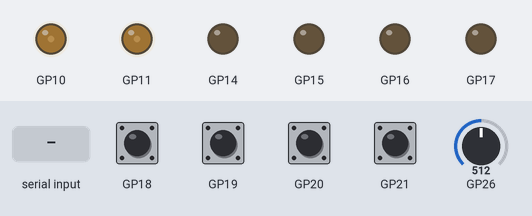
Bench run of a sketch on a simulated Raspberry Pi Pico. Shown: output pins drawn as LEDs (lit = HIGH). The test bench sets the inputs (shaded band); at power-on: GP18–21 HIGH, GP26 = 512. What the sketch prints to the serial monitor is not drawn.

Above: at 1.2 s.
1.3 s: "M\n" received over Serial
2.8 s: GP26 set to 535
At 4.0 s:
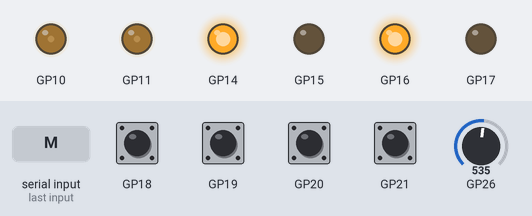
4.3 s: GP26 set to 656
7.3 s: GP26 set to 678
10.3 s: GP18 pulled LOW for 0.15 s
13.3 s: GP26 set to 306
At 14.7 s:
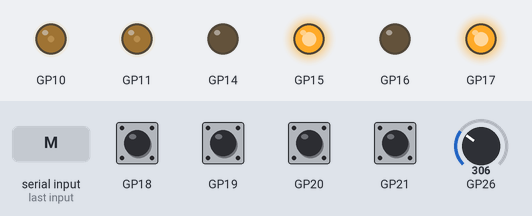
Timing chart, 0 to 22.5 s (numbered marks = the images above; inputs shaded):
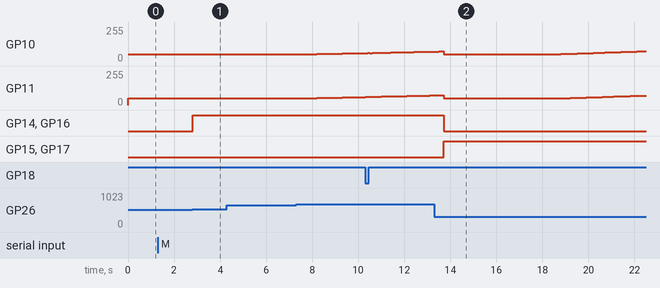

Measured:
- the behaviour switches between 523 and 524 on GP26 (found by bisection; images 0 and 1)
- after the input at 1.3 s, every drawn part: stays the same
- after the input at 2.8 s, GP14, GP16: LOW → HIGH at once
- after the input at 4.3 s, every drawn part: stays the same
- after the input at 13.3 s, GP14, GP16: HIGH → LOW after 0.41 s; GP15, GP17: LOW → HIGH after 0.41 s

The sketch:

Two_Arms_robat_position_controlling_04_02_04.ino
```cpp
//Ver 04_02_04 (developmpent Ver 04_02_03 to multiple motors - moving all motors in Manual, Auto/Parallel, and Auto/Sequential Modes) - moving PID factors
// into the class in order to be able define unic PID factors for each object (motor)
//Peiman Edalatjoo 94112 - HKA - February 2025
//peyman.edalatjoo@proton.me

#include <Arduino.h>
#include <pico/multicore.h>

#define MAX_SPEED 255    // Maximum PWM speed
#define PWM_MIN_SPEED 50  // Dead band of the motor compensation. Min value for PWM in order to make motors move!
#define ZERO_INTERPOLATION_FEED 50
#define PID_SAMPLE_TIME 100 // ms  // T = Sample period
#define BOUNCING 2 //based on sample time (this number * sample time), filter for arriving setpoint
#define POT_BOUNC_FILTER_NO   5 // POT_BOUNC_FILTER_NO * PID_SAMPLE_TIME msec. eg: 10*100ms=1sec
#define POT_MAX_DEVIATION  10 // Default ADC resolution with 12 bits/: 3.3 volt / 2^12= 0.8 mv. POT_MAX_DEVIATION*0.8. with 10 it is 8mv - Filter on POT
#define LED_PIN LED_BUILTIN

const int EncoderCountsPerRevolution = 2000;  //// Adjust based on the encoder experiment
const int ZeroInterpolationFeed = 50;

enum class MotorStatus {
    STOP_REST,
    HOLD,
    RUN,
    ZERO_INTERPOL,
    NORM_INTERPOL,
    TIME_OUT,
    ACCELERATION,
    DECELERATION
};
enum class operationMode {
    MANUAL,
    PARALLEL_MOVEMENT,
    SEQUENTIAL_MOVEMENT
};

class motor {
  int id;
  //    hardware configuration
  int pwm_pin;
  int forward_pin;
  int backward_pin;
  int encoderA_pin;
  int encoderB_pin;
  int potentiometer_jogging_pin;

  MotorStatus motorStatus;  // Use the new strongly typed enum
  operationMode mode;  // Variable to store the current mode of operation

  bool controlMode;   // 1- Manual mode or jogging mode through potetiometer or 0 - Auto mode by entering target (raduios) as a set point
  bool interpolationSuccessfullyDone;
  bool zeroInterpolationDone;
  int speed_pwmValue;  // 255 is the max speed if resolution would be 1 byte - later change it to maximum by intializing pico pwm registers

  double Kp, Ki, Kd; // Motor-specific PID gains Ki= T/Ti, Kd= Td/T , T = PID sample periode. imprtant: Ki= T/Ti , T sample  and Kd= Td/T. if in PID control loop you are not using either of them, put their value equal zero. in order to avoid from devision by zero I used Ki instead of Ti!
  double set_value;
  double potValue=0, previous_potValue=0;
  unsigned long last_time = 0;  // Last time the PID was computed
  int filterCount=0, numberOfCoefficient=0 ;
  int potFilterCounter=0;
  double error_1 = 0, error_2=0, error=0, output=0 ;  // For PID calculations
  volatile uint8_t prevState = 0;  // Stores the previous state of A and B
  volatile uint8_t currState = 0;  // Stores the current state of A and B
  volatile  int EncoderCounter;             //based on the number of encoder count
  volatile  double current_position;          // Based on the degree
  static motor* motorInstances[2];  // Static array to hold pointers to motor instances

public:
  //custructor
  motor(int id, int pwm_pin, int forward_Pin, int backward_pin, int encoderA_pin, int encoderB_pin, int potentiometer_jogging_pin, int speed_pwmValue, double Kp, double Ki, double Kd);
  ~motor();
  //Methodes
  void setSpeed(int feed) {speed_pwmValue= feed;};
  // zeroInterpolation();
  void begin();
  void setMode(operationMode newMode) { mode = newMode;};
  void initializeMotorInAuto() { interpolationSuccessfullyDone = false; filterCount=0; potFilterCounter=0;};
  void initializeMotorInManual() { previous_potValue = analogRead(potentiometer_jogging_pin); interpolationSuccessfullyDone = true; filterCount=0; potFilterCounter=0;};
  int getId(){return id;};
  operationMode getMode() const { return mode;};
  void setSetpoint(double inputValue) {set_value = inputValue;};
  void setStatus(MotorStatus statusValue) { motorStatus = statusValue; };
  double getSetpoint() {return set_value;};
  bool getControlMode() {return  controlMode;};
  MotorStatus getStatus() { return motorStatus; };
  double getError() {return error;};
  volatile int getEncoderCount() {return EncoderCounter;};
  double getOutput() {return output;};
  bool getIntorpolationStatus() { return interpolationSuccessfullyDone; };
  bool getZeroInterpolation(){return zeroInterpolationDone; };
  int getFilterCount() {return filterCount;};
  int getPwm_pin() {return pwm_pin;};
  int getForward_pin(){return forward_pin;};
  int getBackward_pin(){return backward_pin;};
  double getPosition() { current_position = (EncoderCounter * 360.0) / EncoderCountsPerRevolution; return current_position; };
  bool PID_Function();
  void updateEncoder();
  void setMotor();
  void printDebug();
  void printMode() const;
  static void handleInterrupt0();
  static void handleInterrupt1();
};

motor* motor::motorInstances[2] = { nullptr, nullptr };  //for two motors
int numMotors=2;
motor** motors = new motor*[numMotors];  // Correctly allocate memory for motor pointers

motor::motor(int id, int pwm_pin, int forward_pin, int backward_pin, int encoderA_pin, int encoderB_pin, int potentiometer_jogging_pin, int speed_pwmValue, double Kp, double Ki, double Kd)
 : mode(operationMode::SEQUENTIAL_MOVEMENT), Kp(Kp), Ki(Ki), Kd(Kd) {
  this->id = id;
  this->pwm_pin = pwm_pin;
  this->forward_pin = forward_pin;
  this->backward_pin = backward_pin;
  this->encoderA_pin = encoderA_pin;
  this->encoderB_pin = encoderB_pin;
  this->potentiometer_jogging_pin = potentiometer_jogging_pin;
  this->speed_pwmValue = speed_pwmValue;
  this-> setStatus(MotorStatus::STOP_REST);
  //this-> setMode(operationMode::MANUAL);
  pinMode(pwm_pin, OUTPUT);
  pinMode(forward_pin, OUTPUT);
  pinMode(backward_pin, OUTPUT);
  pinMode(encoderA_pin, INPUT_PULLUP);
  pinMode(encoderB_pin, INPUT_PULLUP);
  pinMode(potentiometer_jogging_pin, INPUT);
  analogWrite(pwm_pin, speed_pwmValue);

  controlMode = set_value = current_position = EncoderCounter  = zeroInterpolationDone= 0;
  interpolationSuccessfullyDone=true;

  if (id < 2) motorInstances[id] = this;  // this method is recommended to access multiple interrupts services in Raspberrypi pico
}

motor::~motor(){
  for (int i = 0; i < numMotors; i++) {
    delete motors[i];
  }
  delete[] motors;
  Serial.print("destructive executed");

}

void motor::begin() {
    if (motorInstances[0] == this) {
        attachInterrupt(digitalPinToInterrupt(encoderA_pin), handleInterrupt0, CHANGE);
        attachInterrupt(digitalPinToInterrupt(encoderB_pin), handleInterrupt0, CHANGE);
    } else if (motorInstances[1] == this) {
        attachInterrupt(digitalPinToInterrupt(encoderA_pin), handleInterrupt1, CHANGE);
        attachInterrupt(digitalPinToInterrupt(encoderB_pin), handleInterrupt1, CHANGE);
    }
}

void motor::handleInterrupt0() {
    if (motorInstances[0]) motorInstances[0]->updateEncoder();
}

void motor::handleInterrupt1() {
    if (motorInstances[1]) motorInstances[1]->updateEncoder();
}

bool motor::PID_Function(){

  unsigned long now = millis();
  if ((now - last_time >= PID_SAMPLE_TIME) &&   getMode() == operationMode::MANUAL) {  // checking whether POT value changed by putting filter on it
    potValue = analogRead(potentiometer_jogging_pin);
    // this part is ignoring little mvolt changes on POT value reading, otherwise motor oscilate in place
    if (abs(potValue - previous_potValue) < POT_MAX_DEVIATION ){ //So if the Read Pot Val was less than POT_BOUNC_FILTER_NO
      potFilterCounter=0;  //reset counter in order to make consecutive reading
    }
    else
      potFilterCounter++;
    if (potFilterCounter == POT_BOUNC_FILTER_NO){   //POT_BOUNC_FILTER_NO*PID_SAMPLE_TIME msec. here 5*100=500 msec - if consecutive reading POT for this time stay out of POT_MAX_DEVIATION FiLter value then POT value has been changed in real
      potFilterCounter=0;
      interpolationSuccessfullyDone=false;          // trigering to start interpolation
      set_value += map(potValue - previous_potValue, 0, 4095, 0, 360);
      previous_potValue=potValue;
    }

  }
  if ( now - last_time >= PID_SAMPLE_TIME &&  !interpolationSuccessfullyDone ) {  //needs interpolation
    last_time = now;

    // Update feedback and calculate error
   // current_position = (EncoderCounter * 360.0) / EncoderCountsPerRevolution;
    //feedback = current_position;
    error = set_value - getPosition();

    // PID calculations diffrent method

    //output +=  this-> Kp * ((1 + Ki + Kd) * error - (1 + 2 * Kd) * error_1 + Kd * error_2 );  // PID formula right point integration
    //output +=  this->Kp * ( (1 +  Kd) * error + (Ki - 1 - 2*Kd) * error_1 + Kd * error_2 );  // PID formula left point integration
    output +=  this-> Kp * ( (1 +  Kd + 0.5*Ki) * error + (0.5*Ki - 1 - 2* Kd) * error_1 + Kd * error_2 );  // PID formula Mid point integration


    error_2 = error_1;
    error_1 = error;

    //if an error was less and limited (for a periode) then consider the interpolation has bin accomplished - movingAvrageFilter
    if (error > -0.5 && error < 0.5)   filterCount++;  // Act same as POT filter
      else filterCount=0;

    if (filterCount == BOUNCING) {
       interpolationSuccessfullyDone = true;
       output =0;
       filterCount = 0;
    }
    setSpeed(MAX_SPEED);
    setMotor();  // Update motor control
    printDebug(); // Debugging commands
  }
  return interpolationSuccessfullyDone;
}

void motor::updateEncoder() {

  int MSB = digitalRead(encoderA_pin); // Most Significant Bit
  int LSB = digitalRead(encoderB_pin); // Least Significant Bit
  currState = (MSB << 1) | LSB; // Convert the two pin states to a single number.
  int sum = (prevState << 2) | currState;

  if (sum == 0b1101 || sum == 0b0100 || sum == 0b0010 || sum == 0b1011) EncoderCounter--;
  if (sum == 0b1110 || sum == 0b0111 || sum == 0b0001 || sum == 0b1000) EncoderCounter++;

  prevState = currState; // Store current state
}


void motor::setMotor() {
  if (output > 0) {
    analogWrite(pwm_pin, constrain(output, PWM_MIN_SPEED, speed_pwmValue));
    digitalWrite(forward_pin, HIGH);
    digitalWrite(backward_pin, LOW);
  }
 else if (output < 0) {
    analogWrite(pwm_pin, constrain(-output, PWM_MIN_SPEED, speed_pwmValue));
    digitalWrite(forward_pin, LOW);
    digitalWrite(backward_pin, HIGH);
  } else {
    analogWrite(pwm_pin, 0);
    digitalWrite(forward_pin, LOW);
    digitalWrite(backward_pin, LOW);
  }

}

void setup() {
  Serial.begin(115200);


  motors[0] = new motor(0, 10, 14, 15, 18, 19, 26, PWM_MIN_SPEED, 3.0, 0.01, 0);
  motors[1] = new motor(1, 11, 16, 17, 20, 21, 26, PWM_MIN_SPEED, 3.0, 0.01, 0);

  for (int i = 0; i < numMotors; i++) {
    // Adjust pin numbers as needed to make programming easier
  //  motors[i] = new motor(i, 10 + i, 14 + i, 15 + i, 18 + i, 19 + i, 26 + i, PWM_MIN_SPEED);
    motors[i]->begin();
  }
}


void loop() {
  if (Serial.available() > 0) {
    Serial.print("m or M = Manual, e.g: P 30 60, paralell movement, eg: S 30 60, Sequencial movement");
    String input = Serial.readStringUntil('\n');

    String setpoints[numMotors+1];
    int setpointCount = 0;

    // Split the input string into individual mode + setpoints
    int startIndex = 0;
    for (int i = 0; i < input.length(); i++) {
      if (input.charAt(i) == ' ' || i == input.length() - 1) {
        setpoints[setpointCount] = input.substring(startIndex, i == input.length() - 1 ? i + 1 : i);
        startIndex = i + 1;
        setpointCount++;
        if (setpointCount == numMotors+1) break;
      }
    }
    if (setpoints[0] == "M" || setpoints[0]== "m") {
      Serial.println("Manual mode active for all motors");
      for (int i = 0; i < numMotors; i++) {
        motors[i]->initializeMotorInManual();
        motors[i]->setMode(operationMode::MANUAL);
      }
    }
    else if (setpointCount == numMotors+1){
      if (setpoints[0] == "P" || setpoints[0] == "p") {
           for (int i = 0; i < numMotors; i++) {
            motors[i]->initializeMotorInAuto();
            motors[i]->setMode(operationMode::PARALLEL_MOVEMENT);
          }
      }
      else if (setpoints[0] == "S" || setpoints[0] == "s") {
          for (int i = 0; i < numMotors; i++) {
            motors[i]->initializeMotorInAuto();
            motors[i]->setMode(operationMode::SEQUENTIAL_MOVEMENT);
          }
      }
      for (int i = 0; i < numMotors; i++) {
        motors[i]->setSetpoint(constrain(setpoints[i+1].toDouble(), 0, 360));
        motors[i]->setStatus(MotorStatus::RUN);
        Serial.print("Motor ");
        Serial.print(i + 1);
        Serial.print(" setpoint: ");
        Serial.println(motors[i]->getSetpoint());
      }
    }
    else{ Serial.println("Invalid input. Please enter setpoints for all motors."); }
  }

  switch(motors[0]->getMode()){
    case operationMode::MANUAL:
    case operationMode::PARALLEL_MOVEMENT:
      for (int i = 0; i < numMotors; i++)
        motors[i]->PID_Function();
      break;
    case operationMode::SEQUENTIAL_MOVEMENT:
      for (int i = 0; i < numMotors; ) {
        if(!(motors[i]->getIntorpolationStatus())){
          motors[i]->PID_Function();
          motors[i]->setStatus(MotorStatus::NORM_INTERPOL);
        }
        else{
          motors[i]->setStatus(MotorStatus::STOP_REST);
          i++;
        }
      }
      break;
  }
}

void motor::printDebug(){
    Serial.println();
    Serial.print("MotorId:");
    Serial.print(getId());
    Serial.print(", Set point: ");
    Serial.print(getSetpoint());
    Serial.print(", Current position: ");
    Serial.print(getPosition());
    Serial.print(", Error: ");
    Serial.print(getError());
    Serial.print(", Encoder Count: ");
    Serial.print(getEncoderCount());
    Serial.print(", Output: ");
    Serial.print(getOutput());
    Serial.print(", filterCount: ");
    Serial.print(getFilterCount());
    Serial.print(", InterpolStatus: ");
//    Serial.print(getIntorpolationStatus());
//    Serial.print(", Status: ");
    Serial.print(static_cast<int>(getStatus()));
    printMode();
}
void motor::printMode()  const{
  switch (mode) {
  case operationMode::MANUAL:
      Serial.print("Mode: Manual");
      break;
  case operationMode::PARALLEL_MOVEMENT:
      Serial.print("Mode: Parallel Movement");
      break;
  case operationMode::SEQUENTIAL_MOVEMENT:
      Serial.print("Mode: Sequential Movement");
        break;
  }
}
```
